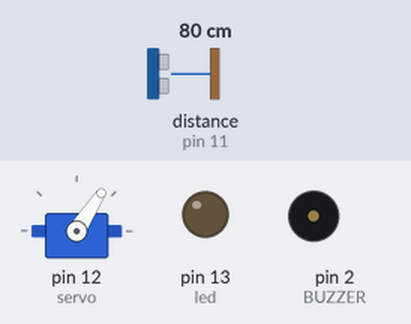
The sketch below on a simulated Arduino Uno, built with avr-gcc and run on an emulated ATmega328P. Parts: servo, output pins drawn as LEDs (lit = HIGH), buzzer (waves = sounding). Wiring (inferred from the names in the program): ultrasonic range finder: trigger pin 10; echo pin 11. The inputs (shaded band) are chosen by the test bench; at power-on: distance to the obstacle (sensor on pin 11) 80 cm. The echo pulse lasts 58.3 µs per cm; pins used as bus, display or sensor lines are not drawn; what the sketch prints to the serial monitor is not drawn.

Above: at 1.2 s.
1.3 s: distance to the obstacle (sensor on pin 11) set to 2 cm
At 2.0 s:
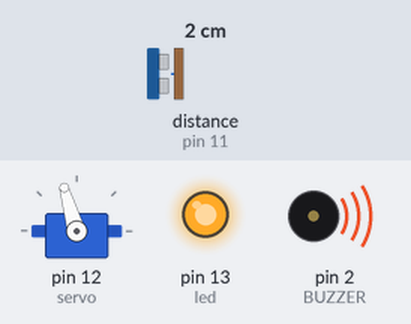
4.3 s: distance to the obstacle (sensor on pin 11) set to 250 cm
At 4.8 s:
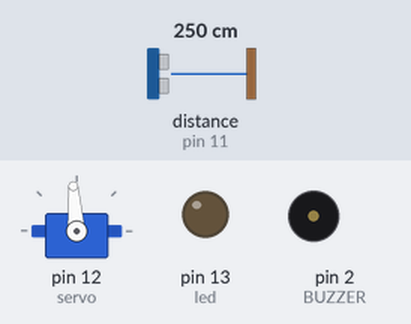
7.3 s: distance to the obstacle (sensor on pin 11) set to 4 cm
At 7.9 s:
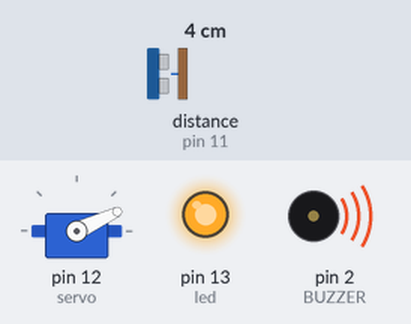
10.3 s: distance to the obstacle (sensor on pin 11) set to 60 cm
At 11.2 s:
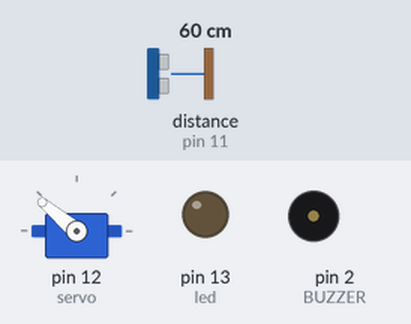
13.3 s: distance to the obstacle (sensor on pin 11) set to 9 cm
At 13.8 s:
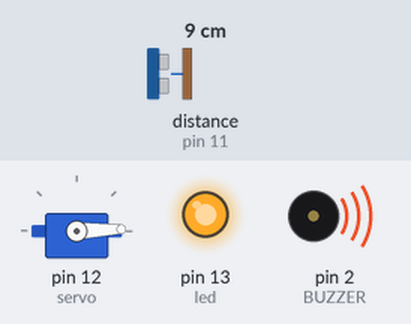
16.3 s: distance to the obstacle (sensor on pin 11) set to 299 cm
At 18.6 s:
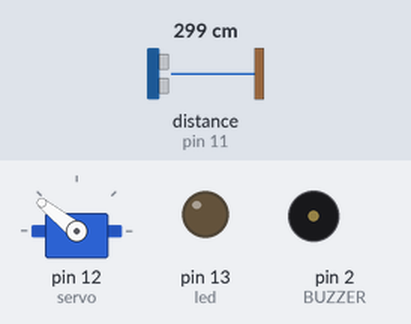
Timing chart, 0 to 20.3 s (numbered marks = the images above; inputs shaded):
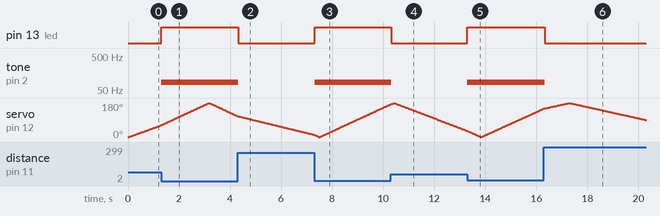

The sketch:

arduino_code.ino
```cpp
// Includes the Servo library
#include <Servo.h>.
// Defines Tirg and Echo pins of the Ultrasonic Sensor
const int trigPin = 10;
const int echoPin = 11;
const int led=13;
const int BUZZER = 2;
const int servo=12;
// Variables for the duration and the distance
long duration;
int distance;
Servo myServo; // Creates a servo object for controlling the servo motor
void setup() {
  pinMode(BUZZER, OUTPUT);
  pinMode(led,OUTPUT);
  pinMode(trigPin, OUTPUT); // Sets the trigPin as an Output
  pinMode(echoPin, INPUT); // Sets the echoPin as an Input
  Serial.begin(9600);
  myServo.attach(servo); // Defines on which pin is the servo motor attached
}
void loop() {
  //code for buzzer

  // rotates the servo motor from 0 to 180 degrees
  for(int i=0;i<=180;i++){
  myServo.write(i);
  delay(15);
  distance = calculateDistance();// Calls a function for calculating the distance measured by the Ultrasonic sensor for each degree
  if(distance<40)
  {
      digitalWrite(led,HIGH);
      tone(BUZZER, 85);
  }
   else if(distance>40)
  {
    digitalWrite(led,LOW);
    noTone(BUZZER);
  }

  Serial.print(i); // Sends the current degree into the Serial Port
  Serial.print(","); // Sends addition character right next to the previous value needed later in the Processing IDE for indexing
  Serial.print(distance); // Sends the distance value into the Serial Port
  Serial.print("."); // Sends addition character right next to the previous value needed later in the Processing IDE for indexing
  }
  // Repeats the previous lines from 180 to 0 degrees
  for(int i=180;i>=0;i--){
  myServo.write(i);
  delay(15);
  distance = calculateDistance();
   if(distance<=40)
  {
      digitalWrite(13,HIGH);
      tone(BUZZER, 85);
  }
  else if(distance>40)
  {
    digitalWrite(13,LOW);
    noTone(BUZZER);
  }
  Serial.print(i);
  Serial.print(",");
  Serial.print(distance);
  Serial.print(".");
  }
}
// Function for calculating the distance measured by the Ultrasonic sensor
int calculateDistance(){

  digitalWrite(trigPin, LOW);
  delayMicroseconds(2);
  // Sets the trigPin on HIGH state for 10 micro seconds
  digitalWrite(trigPin, HIGH);
  delayMicroseconds(10);
  digitalWrite(trigPin, LOW);
  duration = pulseIn(echoPin, HIGH); // Reads the echoPin, returns the sound wave travel time in microseconds
  distance= duration*0.034/2;
  return distance;
}
```

Measured:
- after the input at 1.3 s, pin 13 (led): LOW → HIGH at once; tone on pin 2 (BUZZER): silent → 85 Hz at once
- after the input at 4.3 s, pin 13 (led): HIGH → LOW at once; tone on pin 2 (BUZZER): 85 Hz → silent at once
- after the input at 7.3 s, pin 13 (led): LOW → HIGH at once; tone on pin 2 (BUZZER): silent → 85 Hz at once
- after the input at 10.3 s, pin 13 (led): HIGH → LOW at once; tone on pin 2 (BUZZER): 85 Hz → silent at once
- after the input at 13.3 s, pin 13 (led): LOW → HIGH at once; tone on pin 2 (BUZZER): silent → 85 Hz at once
- after the input at 16.3 s, pin 13 (led): HIGH → LOW at once; tone on pin 2 (BUZZER): 85 Hz → silent at once
- by itself, servo on pin 12 (servo): rises from 151° to 180° in 0.93 s, then falls to 90° in 3.0 s
